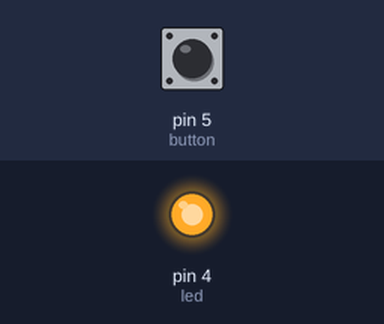
This sketch was run on a simulated Arduino Uno, built with avr-gcc and run on an emulated ATmega328P. Shown: output pins drawn as LEDs (lit = HIGH). The test bench sets the inputs (shaded band); at power-on: pin 5 (button) HIGH.

Above: at 1.2 s.
1.3 s: pin 5 (button) pulled LOW for 0.15 s
At 1.37 s:
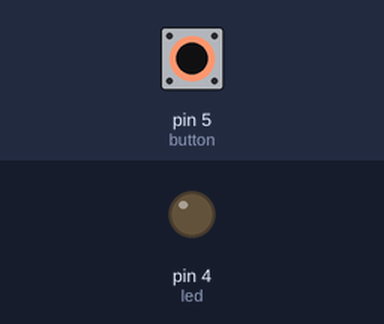
2.9 s: pin 5 (button) pulled LOW for 3.2 s
At 6.8 s:
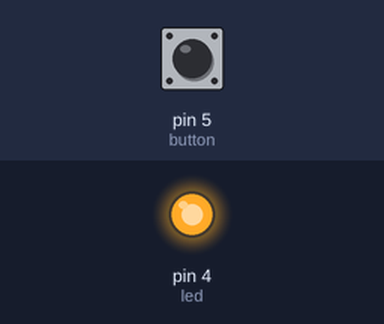
Timing chart, 0 to 8.3 s (numbered marks = the images above; inputs shaded):
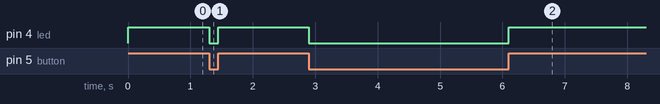

The sketch:

sketch_may31a.ino
```cpp
const int led=4;
const int button=5;
int buttonstate=0;
void setup() {
  // put your setup code here, to run once:
pinMode(led,OUTPUT);
pinMode(button,INPUT);
}

void loop() {
  // put your main code here, to run repeatedly:
buttonstate=digitalRead(button);
if (buttonstate==0)
{
  digitalWrite(led,LOW);
}
else if(buttonstate==1)
{
  digitalWrite(led,HIGH);
}
}
```

Measured:
- after the input at 1.3 s, pin 4 (led): HIGH → LOW at once, → HIGH 0.15 s later
- after the input at 2.9 s, pin 4 (led): HIGH → LOW at once, → HIGH 3.2 s later
